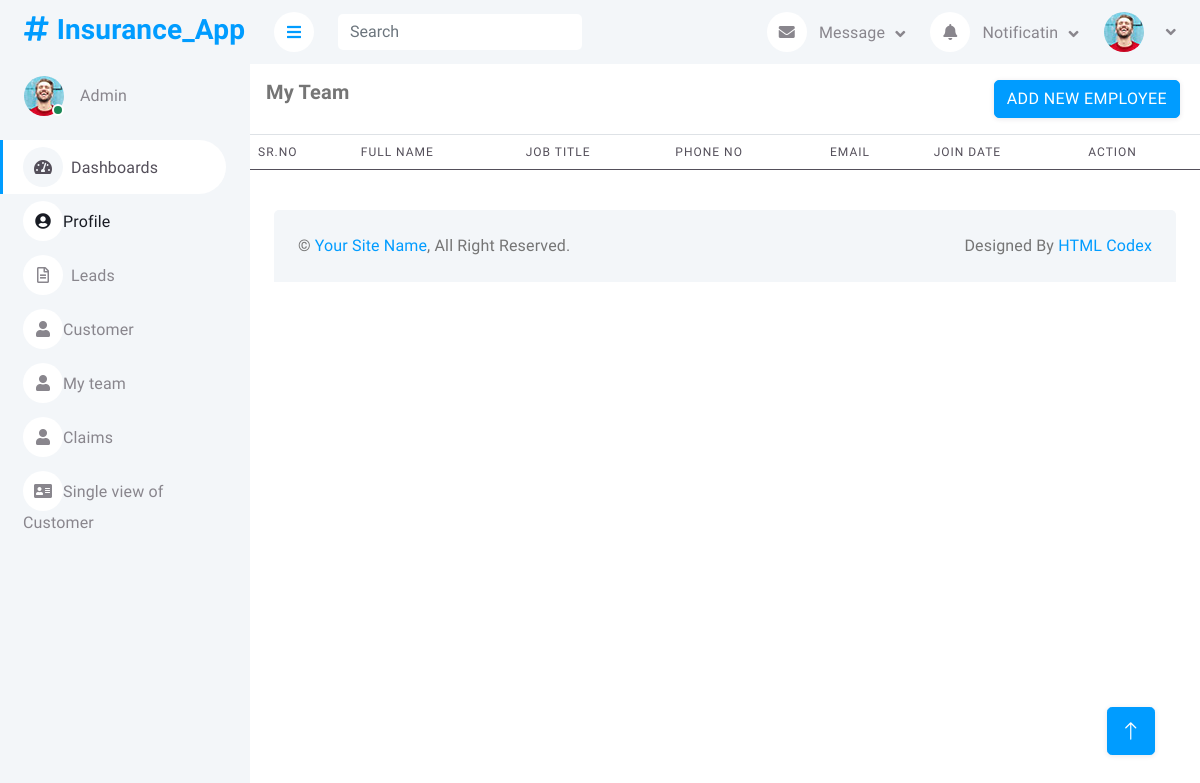
Before: /team/ with the older database file.
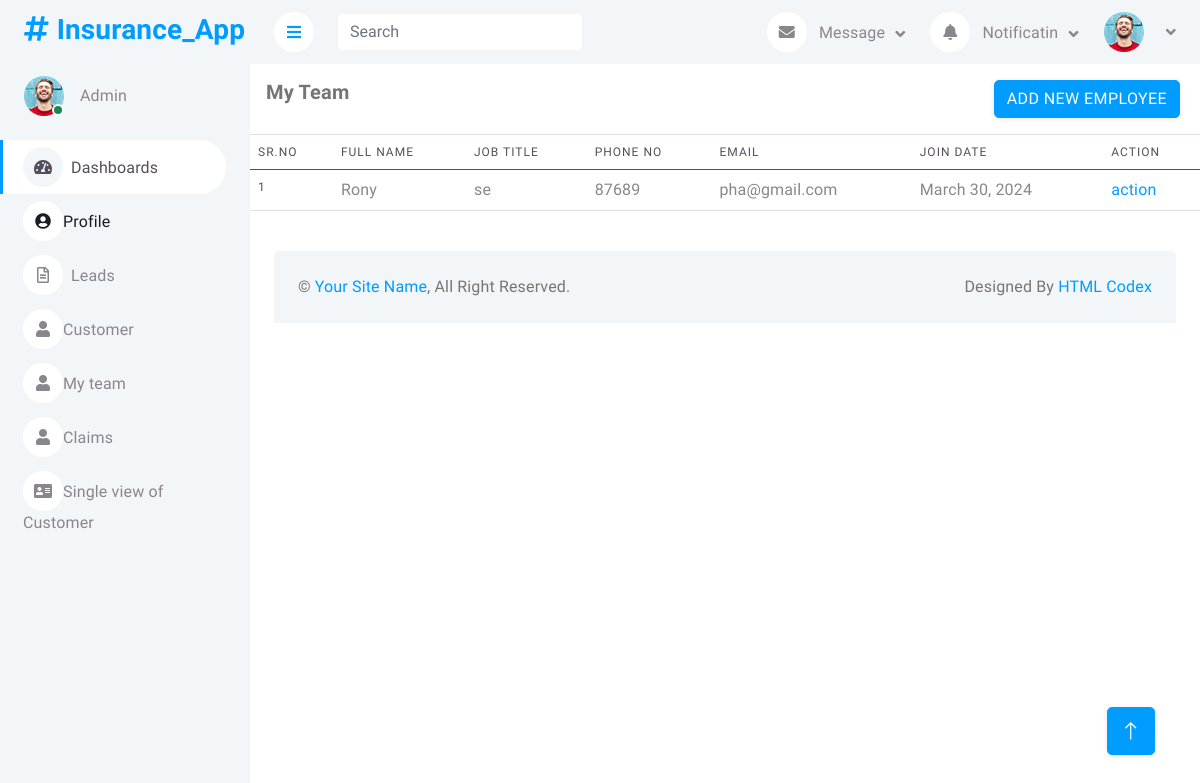
After: the same page with the newer database file.
### InsurancePolicy/models.py (models this page shows, shortened)
class Employee(models.Model):
    FirstName=models.CharField(max_length=50)
    LastName=models.CharField(max_length=50)
    Phone_No=models.IntegerField()
    Email_Id=models.CharField(max_length=100)
    Password=models.IntegerField()
    Gender=models.CharField(max_length=100)
    Job_Title=models.CharField(max_length=100)
    Job_Location=models.CharField(max_length=100)
    Joining_Date=models.DateField(default=date.today())
    Date_Of_Birth=models.DateField(default=date.today())

### InsurancePolicy/views.py (the view)
# urls.py: path('team/',views.team,name="team"),
def team(request):
    employees=Employee.objects.all()
    return render(request,'team.html',{'employees':employees})

### templates/team.html
{% extends "base.html" %}
{% block mainsection %}
{% load static %}
<div class="col-12">
    <div class="border-bottom card-body">
        <div class="d-flex align-itms-cenrte">
            <h5 class="mb-0 card-title flex-grow-1">My Team</h6>
                <div class="flex-shrink-0">
                    <a class='btn btn-primary me-1' href="/add-employee">Add new Employee</a>
                </div>
        </div>
    </div>
    <div class="table-responsive">
        <table class="table">
            <thead>
                <tr>
                    <th scope="col">Sr.No</th>
                    <th scope="col">Full Name</th>
                    <th scope="col">Job Title</th>
                    <th scope="col">Phone No</th>
                    <th scope="col">Email</th>
                    <th scope="col">Join Date</th>
                    <th scope="col">Action</th>
                </tr>
            </thead>
            <tbody>
                {% for employee in employees %}
                <tr>
                    <th scope="row">{{forloop.counter}}</th>
                    <td>{{employee.FirstName}}</td>
                    <td>{{employee.Job_Title}}</td>
                    <td>{{employee.Phone_No}}</td>
                    <td>{{employee.Email_Id}}</td>
                    <td>{{employee.Joining_Date}}</td>
                    <td><a href="/">action</a></td>
                </tr>
                {% endfor %}
            </tbody>
        </table>
    </div>
</div>
{% endblock mainsection %}

Changed rows visible on the page:
added Employee: FirstName "Rony", Job_Title "se", Phone_No "87689", Email_Id "pha@gmail.com", Joining_Date "March 30, 2024"
